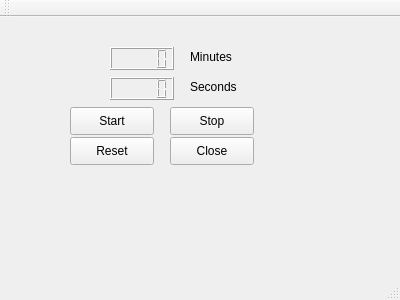
<?xml version="1.0" encoding="UTF-8"?>
<ui version="4.0">
 <class>MainWindow</class>
 <widget class="QMainWindow" name="MainWindow">
  <property name="geometry">
   <rect>
    <x>0</x>
    <y>0</y>
    <width>400</width>
    <height>300</height>
   </rect>
  </property>
  <property name="windowTitle">
   <string>MainWindow</string>
  </property>
  <widget class="QWidget" name="centralWidget">
   <widget class="QLCDNumber" name="lcdNumberMin">
    <property name="geometry">
     <rect>
      <x>110</x>
      <y>30</y>
      <width>64</width>
      <height>23</height>
     </rect>
    </property>
   </widget>
   <widget class="QLCDNumber" name="lcdNumberSec">
    <property name="geometry">
     <rect>
      <x>110</x>
      <y>60</y>
      <width>64</width>
      <height>23</height>
     </rect>
    </property>
   </widget>
   <widget class="QLabel" name="label">
    <property name="geometry">
     <rect>
      <x>190</x>
      <y>30</y>
      <width>63</width>
      <height>20</height>
     </rect>
    </property>
    <property name="text">
     <string>Minutes</string>
    </property>
   </widget>
   <widget class="QLabel" name="label_2">
    <property name="geometry">
     <rect>
      <x>190</x>
      <y>60</y>
      <width>63</width>
      <height>20</height>
     </rect>
    </property>
    <property name="text">
     <string>Seconds</string>
    </property>
   </widget>
   <widget class="QPushButton" name="startButton">
    <property name="geometry">
     <rect>
      <x>70</x>
      <y>90</y>
      <width>84</width>
      <height>28</height>
     </rect>
    </property>
    <property name="text">
     <string>Start</string>
    </property>
   </widget>
   <widget class="QPushButton" name="stopButton">
    <property name="geometry">
     <rect>
      <x>170</x>
      <y>90</y>
      <width>84</width>
      <height>28</height>
     </rect>
    </property>
    <property name="text">
     <string>Stop</string>
    </property>
   </widget>
   <widget class="QPushButton" name="resetButton">
    <property name="geometry">
     <rect>
      <x>70</x>
      <y>120</y>
      <width>84</width>
      <height>28</height>
     </rect>
    </property>
    <property name="text">
     <string>Reset</string>
    </property>
   </widget>
   <widget class="QPushButton" name="closeButton">
    <property name="geometry">
     <rect>
      <x>170</x>
      <y>120</y>
      <width>84</width>
      <height>28</height>
     </rect>
    </property>
    <property name="text">
     <string>Close</string>
    </property>
   </widget>
  </widget>
  <widget class="QMenuBar" name="menuBar">
   <property name="geometry">
    <rect>
     <x>0</x>
     <y>0</y>
     <width>400</width>
     <height>25</height>
    </rect>
   </property>
  </widget>
  <widget class="QToolBar" name="mainToolBar">
   <attribute name="toolBarArea">
    <enum>TopToolBarArea</enum>
   </attribute>
   <attribute name="toolBarBreak">
    <bool>false</bool>
   </attribute>
  </widget>
  <widget class="QStatusBar" name="statusBar"/>
 </widget>
 <layoutdefault spacing="6" margin="11"/>
 <resources/>
 <connections/>
</ui>
